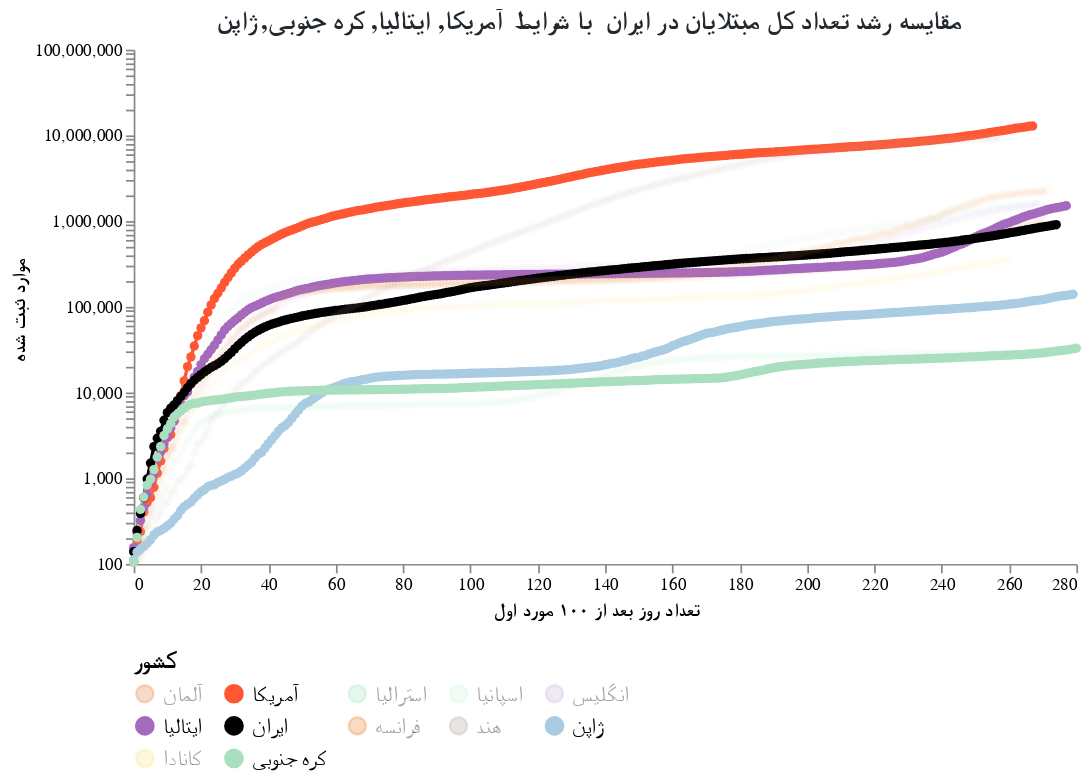

Notebook code cell kept with this figure:
### Code cell
#hide_input
chart2 = make_since_chart(['ایران'])
chart2

### Figure 1 — Vega-Lite specification as saved in the notebook (floating-point values rounded to 4 significant figures; data arrays with more than 128 entries replaced by an {"elided": "..."} marker saying what was removed)
{"config": {"view": {"continuousWidth": 400, "continuousHeight": 300, "strokeOpacity": 0}, "axis": {"grid": false}, "title": {"color": "#24292e", "font": "Tahoma", "fontSize": 15}}, "layer": [{"mark": {"type": "line", "color": "black", "opacity": 0.5, "strokeDash": [3, 3]}, "encoding": {"x": {"type": "quantitative", "field": "Days since 100 cases"}, "y": {"type": "quantitative", "field": "Confirmed Cases"}}}, {"mark": {"type": "text", "align": "right", "color": "#FF5733", "dy": -6, "fontSize": 14, "text": "۳۳٪ رشد روزانه"}, "encoding": {"x": {"type": "quantitative", "field": "Days since 100 cases"}, "y": {"type": "quantitative", "field": "Confirmed Cases"}}, "transform": [{"filter": "(datum['Days since 100 cases'] >= 280)"}]}, {"data": {"name": "data-9f0ecbc60828bcdafbe27d48b9c36f40"}, "mark": {"type": "line", "point": true}, "encoding": {"color": {"type": "nominal", "field": "Country", "legend": {"columns": 5, "labelFont": "Tahoma", "labelFontSize": 13, "orient": "bottom", "symbolLimit": 12, "title": "کشور", "titleFont": "Tahoma", "titleFontSize": 14}, "scale": {"domain": ["آلمان", "آمریکا", "استرالیا", "اسپانیا", "انگلیس", "ایتالیا", "ایران", "فرانسه", "هند", "ژاپن", "کانادا", "کره جنوبی"], "range": ["#E59866", "#FF5733", "#ABEBC6", "#D5F5E3", "#D7BDE2", "#A569BD", "black", "#EB984E", "#C1B7AD", "#A9CCE3", "#F9E79F", "#A9DFBF"]}}, "opacity": {"condition": {"value": 1, "selection": "selector001"}, "value": 0.05}, "tooltip": [{"type": "ordinal", "field": "Country", "title": "کشور"}, {"type": "ordinal", "field": "Date", "title": "تاریخ"}, {"type": "ordinal", "field": "Confirmed Cases", "title": "موارد ثبت شده"}, {"type": "ordinal", "field": "Days since 100 cases", "title": " تعداد روز بعد از ۱۰۰ مورد اول"}], "x": {"type": "quantitative", "axis": {"title": " تعداد روز بعد از ۱۰۰ مورد اول", "titleFont": "Tahoma"}, "field": "Days since 100 cases"}, "y": {"type": "quantitative", "axis": {"title": "موارد ثبت شده", "titleFont": "Tahoma"}, "field": "Confirmed Cases", "scale": {"type": "log"}}}, "selection": {"selector001": {"type": "multi", "fields": ["Country"], "bind": "legend", "init": [{"Country": "ایران"}, {"Country": "آمریکا"}, {"Country": "ایتالیا"}, {"Country": "کره جنوبی"}, {"Country": "ژاپن"}]}}, "width": 550}, {"data": {"name": "data-9f0ecbc60828bcdafbe27d48b9c36f40"}, "mark": {"type": "text", "align": "right", "dy": -8, "fontWeight": "bold"}, "encoding": {"color": {"type": "nominal", "field": "Country", "legend": {"columns": 5, "labelFont": "Tahoma", "labelFontSize": 13, "orient": "bottom", "symbolLimit": 12, "title": "کشور", "titleFont": "Tahoma", "titleFontSize": 14}, "scale": {"domain": ["آلمان", "آمریکا", "استرالیا", "اسپانیا", "انگلیس", "ایتالیا", "ایران", "فرانسه", "هند", "ژاپن", "کانادا", "کره جنوبی"], "range": ["#E59866", "#FF5733", "#ABEBC6", "#D5F5E3", "#D7BDE2", "#A569BD", "black", "#EB984E", "#C1B7AD", "#A9CCE3", "#F9E79F", "#A9DFBF"]}}, "opacity": {"condition": {"value": 1, "selection": "selector001"}, "value": 0.05}, "text": {"type": "nominal", "field": "Country"}, "tooltip": [{"type": "ordinal", "field": "Country", "title": "کشور"}, {"type": "ordinal", "field": "Date", "title": "تاریخ"}, {"type": "ordinal", "field": "Confirmed Cases", "title": "موارد ثبت شده"}, {"type": "ordinal", "field": "Days since 100 cases", "title": " تعداد روز بعد از ۱۰۰ مورد اول"}], "x": {"type": "quantitative", "axis": {"title": " تعداد روز بعد از ۱۰۰ مورد اول", "titleFont": "Tahoma"}, "field": "Days since 100 cases"}, "y": {"type": "quantitative", "axis": {"title": "موارد ثبت شده", "titleFont": "Tahoma"}, "field": "Confirmed Cases", "scale": {"type": "log"}}}, "transform": [{"filter": "(datum['Date'] >= 1606348800000)"}], "width": 550}], "data": {"name": "data-b2217043f908f5e8a54cfbdb8d44c891"}, "title": "مقایسه رشد تعداد کل مبتلایان در ایران  با شرایط  آمریکا, ایتالیا, کره جنوبی, ژاپن", "$schema": "https://vega.github.io/schema/vega-lite/v4.8.1.json", "datasets": {"data-b2217043f908f5e8a54cfbdb8d44c891": {"elided": "281 records"}, "data-9f0ecbc60828bcdafbe27d48b9c36f40": {"elided": "3246 records"}}}
